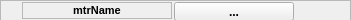
<?xml version="1.0" encoding="UTF-8"?>
<ui version="4.0">
 <class>Form</class>
 <widget class="QWidget" name="Form">
  <property name="geometry">
   <rect>
    <x>0</x>
    <y>0</y>
    <width>351</width>
    <height>20</height>
   </rect>
  </property>
  <property name="minimumSize">
   <size>
    <width>0</width>
    <height>20</height>
   </size>
  </property>
  <property name="maximumSize">
   <size>
    <width>500</width>
    <height>300</height>
   </size>
  </property>
  <property name="windowTitle">
   <string>Form</string>
  </property>
  <layout class="QVBoxLayout" name="verticalLayout">
   <property name="spacing">
    <number>0</number>
   </property>
   <property name="sizeConstraint">
    <enum>QLayout::SetNoConstraint</enum>
   </property>
   <property name="margin">
    <number>0</number>
   </property>
   <item>
    <widget class="QFrame" name="frame">
     <property name="minimumSize">
      <size>
       <width>351</width>
       <height>21</height>
      </size>
     </property>
     <property name="maximumSize">
      <size>
       <width>351</width>
       <height>21</height>
      </size>
     </property>
     <property name="frameShape">
      <enum>QFrame::StyledPanel</enum>
     </property>
     <property name="frameShadow">
      <enum>QFrame::Raised</enum>
     </property>
     <layout class="QHBoxLayout" name="horizontalLayout">
      <property name="spacing">
       <number>2</number>
      </property>
      <property name="margin">
       <number>1</number>
      </property>
      <item>
       <spacer name="horizontalSpacer">
        <property name="orientation">
         <enum>Qt::Horizontal</enum>
        </property>
        <property name="sizeType">
         <enum>QSizePolicy::Fixed</enum>
        </property>
        <property name="sizeHint" stdset="0">
         <size>
          <width>20</width>
          <height>20</height>
         </size>
        </property>
       </spacer>
      </item>
      <item>
       <widget class="QLabel" name="mtrNameFld">
        <property name="minimumSize">
         <size>
          <width>150</width>
          <height>0</height>
         </size>
        </property>
        <property name="maximumSize">
         <size>
          <width>16777215</width>
          <height>16777215</height>
         </size>
        </property>
        <property name="baseSize">
         <size>
          <width>0</width>
          <height>0</height>
         </size>
        </property>
        <property name="font">
         <font>
          <pointsize>8</pointsize>
          <weight>75</weight>
          <italic>false</italic>
          <bold>true</bold>
         </font>
        </property>
        <property name="autoFillBackground">
         <bool>true</bool>
        </property>
        <property name="frameShape">
         <enum>QFrame::StyledPanel</enum>
        </property>
        <property name="frameShadow">
         <enum>QFrame::Sunken</enum>
        </property>
        <property name="text">
         <string>mtrName</string>
        </property>
        <property name="alignment">
         <set>Qt::AlignCenter</set>
        </property>
        <property name="moving" stdset="0">
         <bool>false</bool>
        </property>
       </widget>
      </item>
      <item>
       <widget class="QPushButton" name="pushBtn">
        <property name="minimumSize">
         <size>
          <width>120</width>
          <height>19</height>
         </size>
        </property>
        <property name="maximumSize">
         <size>
          <width>16777215</width>
          <height>19</height>
         </size>
        </property>
        <property name="font">
         <font>
          <weight>75</weight>
          <bold>true</bold>
         </font>
        </property>
        <property name="autoFillBackground">
         <bool>true</bool>
        </property>
        <property name="text">
         <string>...</string>
        </property>
        <property name="checkable">
         <bool>true</bool>
        </property>
       </widget>
      </item>
      <item>
       <spacer name="horizontalSpacer_2">
        <property name="orientation">
         <enum>Qt::Horizontal</enum>
        </property>
        <property name="sizeHint" stdset="0">
         <size>
          <width>40</width>
          <height>20</height>
         </size>
        </property>
       </spacer>
      </item>
     </layout>
    </widget>
   </item>
  </layout>
 </widget>
 <resources/>
 <connections/>
</ui>
